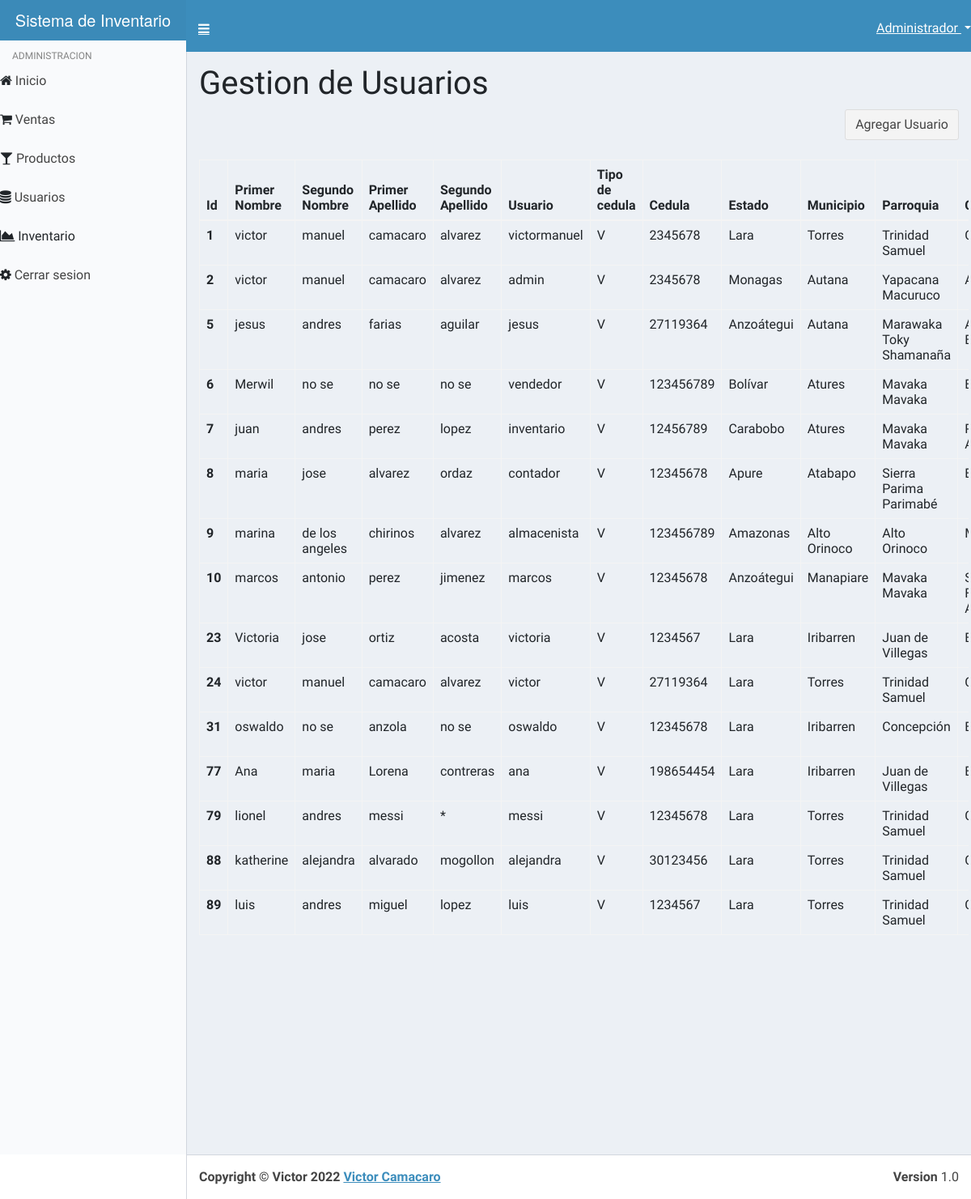
Page /vistas/gestionar_usuarios.php (signed in) on the committed database.
### tables this page shows
CREATE TABLE `usuarios` (
  `Id_usuario` int(30) NOT NULL,
  `Imagen_usuario` varchar(255) NOT NULL,
  `Primer_nombre` varchar(70) NOT NULL,
  `Segundo_Nombre` varchar(70) NOT NULL,
  `Primer_apellido` varchar(70) NOT NULL,
  `Segundo_Apellido` varchar(70) NOT NULL,
  `Usuario` varchar(70) NOT NULL,
  `Password` varchar(70) NOT NULL,
  `Tipo_C` enum('V','E') NOT NULL,
  `Cedula` varchar(11) NOT NULL,
  `Direccion` varchar(70) NOT NULL,
  `id_estado` int(11) NOT NULL,
  `id_municipio` int(11) NOT NULL,
  `id_parroquia` int(11) NOT NULL,
  `id_ciudad` int(11) NOT NULL,
  `genero` varchar(70) NOT NULL,
  `email` varchar(70) NOT NULL,
  `telefono` varchar(11) NOT NULL,
  `Id_status_B` int(11) NOT NULL,
  `Id_perfil` int(11) NOT NULL,
  `fecha` timestamp(6) NOT NULL DEFAULT CURRENT_TIMESTAMP(6) ON UPDATE CURRENT_TIMESTAMP(6)
);

CREATE TABLE `estados` (
  `id_estado` int(11) NOT NULL,
  `estado` varchar(250) NOT NULL,
  `iso_3166-2` varchar(4) NOT NULL
);

CREATE TABLE `municipios` (
  `id_municipio` int(11) NOT NULL,
  `id_estado` int(11) NOT NULL,
  `municipio` varchar(100) NOT NULL
);

CREATE TABLE `parroquias` (
  `id_parroquia` int(11) NOT NULL,
  `id_municipio` int(11) NOT NULL,
  `parroquia` varchar(250) NOT NULL
);

### vistas/gestionar_usuarios.php (the view, shortened to what this page needs)
<?php
$connect=new db();
$conexion=$connect->conexion();
 ?>
<html><head>
    <link href="../bootstrap.min.css" rel="stylesheet" type="text/css">
   <link href="../plugins/font-awesome/css/font-awesome.min.css" rel="stylesheet" type="text/css">
    <link href="../plugins/dist/css/AdminLTE.min.css" rel="stylesheet" type="text/css">
    <link href="../plugins/dist/css/skins/skin-blue-light.min.css" rel="stylesheet" type="text/css">
    <link rel="stylesheet" href="../plugins/datatables/dataTables.bootstrap.css">
  <link rel="stylesheet" href="../plugins/morris/morris.css">
  <link rel="stylesheet" href="../plugins/morris/example.css">
  </head>
  <body class="skin-blue-light sidebar-mini">
    <div class="wrapper">
            <header class="main-header">
        <div class="logo">
          <span class="logo-lg"><b>Sistema de </b>Inventario</span>
        </div>
        <nav class="navbar navbar-static-top" role="navigation" style="height: 8%;">
          <a href="#" class="sidebar-toggle" data-toggle="offcanvas" role="button">
          </a>
          <div class="navbar-custom-menu">
            <ul class="nav navbar-nav">
              <li class="dropdown user user-menu">
                <a href="#" class="dropdown-toggle" data-toggle="dropdown">
                  <span class="">Administrador  </span>
                </a>
              </li>
            </ul>
          </div>
        </nav>
      </header>
      <aside class="main-sidebar">
        <section class="sidebar">
          <ul class="sidebar-menu" style="width: 150px;">
            <li class="header">ADMINISTRACION</li>
                                    <li><i class="fa fa-home"></i> <span><a href="home_admin.php" style="text-decoration: none;"> Inicio</a></span></li>
                                    <br>
           <li><i class="fa fa-shopping-cart"></i> <span><a href="ver_ventas.php" style="text-decoration: none;"> Ventas</a></span></li>
            <br>
            <li><i class="fa fa-glass"></i> <span><a href="ver_productos.php" style="text-decoration: none;"> Productos</a></span></li>
            <br>
            <li class="treeview">
              <i class="fa fa-database"></i> <span><a href="gestionar_usuarios.php" style="text-decoration: none;">Usuarios</a></span>
            </li>
            <br>
            <li >
             <i class="fa fa-area-chart"></i> <span>Inventario</span>
            </li>
            <br>
            <li class="treeview">
               <i class="fa fa-cog"></i> <span><a href="../includes/cerrar_sesion.php" style="text-decoration: none;"> Cerrar sesion</span></a>
            </li>
          </ul>
        </section>
      </aside>
            <div class="content-wrapper" style="min-height: 552px;">
      <div class="content">
        	<div class="row">
	<div class="col-md-12">
		<h1>Gestion de Usuarios</h1>
    <div class="btn-group  pull-right">
  <a href="agregar_usuario.php" class="btn btn-default">Agregar Usuario</a>
</div>
</div>
</div>
<div class="row">
<div class="table-responsive">
<br><table class="table table-hover table-bordered">
	<thead>
		<tr><th>Id</th>
		<th>Primer Nombre </th>
		<th>Segundo Nombre</th>
		<th>Primer Apellido</th>
    <th>Segundo Apellido</th>
    <th>Usuario</th>
    <th>Tipo de cedula</th>
    <th>Cedula</th>
    <th>Estado</th>
    <th>Municipio</th>
    <th>Parroquia</th>
    <th>Ciudad</th>
	</tr></thead>
  <tbody>
    <?php $sql="SELECT * FROM usuarios INNER JOIN estados on usuarios.id_estado=estados.id_estado  INNER JOIN municipios ON usuarios.id_municipio=municipios.id_municipio INNER JOIN parroquias ON usuarios.id_parroquia=parroquias.id_parroquia INNER JOIN ciudades ON usuarios.id_ciudad=ciudades.id_ciudad INNER JOIN status_b ON usuarios.id_status_B=status_b.id_status_B INNER JOIN perfiles_usuario ON usuarios.Id_perfil=perfiles_usuario.Id_perfil order by Id_usuario";
      $query=$conexion->query($sql);
      while ($row=$query->fetch_assoc()) {
        ?>
    <tr><th><?php echo $row['Id_usuario']; ?></th>
    <td><?php echo $row['Primer_nombre']; ?> </td>
    <td><?php echo $row['Segundo_Nombre']; ?></td>
    <td><?php echo $row['Primer_apellido']; ?></td>
    <td><?php echo $row['Segundo_Apellido']; ?></td>
    <td><?php echo $row['Usuario']; ?></td>
    <td><?php echo $row['Tipo_C']; ?></td>
    <td><?php echo $row['Cedula']; ?></td>
    <td><?php echo $row['estado']; ?></td>
    <td><?php echo $row['municipio']; ?></td>
    <td><?php echo $row['parroquia'] ?></td>
    <td><?php echo $row['ciudad'] ?></td>
    <?php } ?>
  </tr>
  </tbody>
		</table>
  </div>
<div class="clearfix"></div>
	<br><br><br><br><br><br><br><br><br><br>
	</div>
</div>        </div>
      </div>
        <footer class="main-footer">
        <div class="pull-right hidden-xs">
          <b>Version</b> 1.0
        </div>
        <strong>Copyright © Victor 2022 <a href="" target="_blank">Victor Camacaro</a></strong>
      </footer>
</body></html>

### rows in the picture
usuarios: Id_usuario "1", Primer_nombre "victor", Segundo_Nombre "manuel", Primer_apellido "camacaro", Segundo_Apellido "alvarez", Usuario "victormanuel", Tipo_C "V", Cedula "2345678", id_estado.estado "Lara", id_municipio.municipio "Torres", id_parroquia.parroquia "Trinidad Samuel"
usuarios: Id_usuario "2", Primer_nombre "victor", Segundo_Nombre "manuel", Primer_apellido "camacaro", Segundo_Apellido "alvarez", Usuario "admin", Tipo_C "V", Cedula "2345678", id_estado.estado "Monagas", id_municipio.municipio "Autana", id_parroquia.parroquia "Yapacana Macuruco"
usuarios: Id_usuario "5", Primer_nombre "jesus", Segundo_Nombre "andres", Primer_apellido "farias", Segundo_Apellido "aguilar", Usuario "jesus", Tipo_C "V", Cedula "27119364", id_estado.estado "Anzoátegui", id_municipio.municipio "Autana", id_parroquia.parroquia "Marawaka Toky Shamanaña"
usuarios: Id_usuario "6", Primer_nombre "Merwil", Segundo_Nombre "no se", Primer_apellido "no se", Segundo_Apellido "no se", Usuario "vendedor", Tipo_C "V", Cedula "123456789", id_estado.estado "Bolívar", id_municipio.municipio "Atures", id_parroquia.parroquia "Mavaka Mavaka"
usuarios: Id_usuario "7", Primer_nombre "juan", Segundo_Nombre "andres", Primer_apellido "perez", Segundo_Apellido "lopez", Usuario "inventario", Tipo_C "V", Cedula "12456789", id_estado.estado "Carabobo", id_municipio.municipio "Atures", id_parroquia.parroquia "Mavaka Mavaka"
usuarios: Id_usuario "8", Primer_nombre "maria", Segundo_Nombre "jose", Primer_apellido "alvarez", Segundo_Apellido "ordaz", Usuario "contador", Tipo_C "V", Cedula "12345678", id_estado.estado "Apure", id_municipio.municipio "Atabapo", id_parroquia.parroquia "Sierra Parima Parimabé"
usuarios: Id_usuario "9", Primer_nombre "marina", Segundo_Nombre "de los angeles", Primer_apellido "chirinos", Segundo_Apellido "alvarez", Usuario "almacenista", Tipo_C "V", Cedula "123456789", id_estado.estado "Amazonas", id_municipio.municipio "Alto Orinoco", id_parroquia.parroquia "Alto Orinoco"
usuarios: Id_usuario "10", Primer_nombre "marcos", Segundo_Nombre "antonio", Primer_apellido "perez", Segundo_Apellido "jimenez", Usuario "marcos", Tipo_C "V", Cedula "12345678", id_estado.estado "Anzoátegui", id_municipio.municipio "Manapiare", id_parroquia.parroquia "Mavaka Mavaka"
usuarios: Id_usuario "23", Primer_nombre "Victoria", Segundo_Nombre "jose", Primer_apellido "ortiz", Segundo_Apellido "acosta", Usuario "victoria", Tipo_C "V", Cedula "1234567", id_estado.estado "Lara", id_municipio.municipio "Iribarren", id_parroquia.parroquia "Juan de Villegas"
usuarios: Id_usuario "24", Primer_nombre "victor", Segundo_Nombre "manuel", Primer_apellido "camacaro", Segundo_Apellido "alvarez", Usuario "victor", Tipo_C "V", Cedula "27119364", id_estado.estado "Lara", id_municipio.municipio "Torres", id_parroquia.parroquia "Trinidad Samuel"
usuarios: Id_usuario "31", Primer_nombre "oswaldo", Segundo_Nombre "no se", Primer_apellido "anzola", Segundo_Apellido "no se", Usuario "oswaldo", Tipo_C "V", Cedula "12345678", id_estado.estado "Lara", id_municipio.municipio "Iribarren", id_parroquia.parroquia "Concepción"
usuarios: Id_usuario "77", Primer_nombre "Ana", Segundo_Nombre "maria", Primer_apellido "Lorena", Segundo_Apellido "contreras", Usuario "ana", Tipo_C "V", Cedula "198654454", id_estado.estado "Lara", id_municipio.municipio "Iribarren", id_parroquia.parroquia "Juan de Villegas"
usuarios: Id_usuario "79", Primer_nombre "lionel", Segundo_Nombre "andres", Primer_apellido "messi", Segundo_Apellido "*", Usuario "messi", Tipo_C "V", Cedula "12345678", id_estado.estado "Lara", id_municipio.municipio "Torres", id_parroquia.parroquia "Trinidad Samuel"
usuarios: Id_usuario "88", Primer_nombre "katherine", Segundo_Nombre "alejandra", Primer_apellido "alvarado", Segundo_Apellido "mogollon", Usuario "alejandra", Tipo_C "V", Cedula "30123456", id_estado.estado "Lara", id_municipio.municipio "Torres", id_parroquia.parroquia "Trinidad Samuel"
usuarios: Id_usuario "89", Primer_nombre "luis", Segundo_Nombre "andres", Primer_apellido "miguel", Segundo_Apellido "lopez", Usuario "luis", Tipo_C "V", Cedula "1234567", id_estado.estado "Lara", id_municipio.municipio "Torres", id_parroquia.parroquia "Trinidad Samuel"
